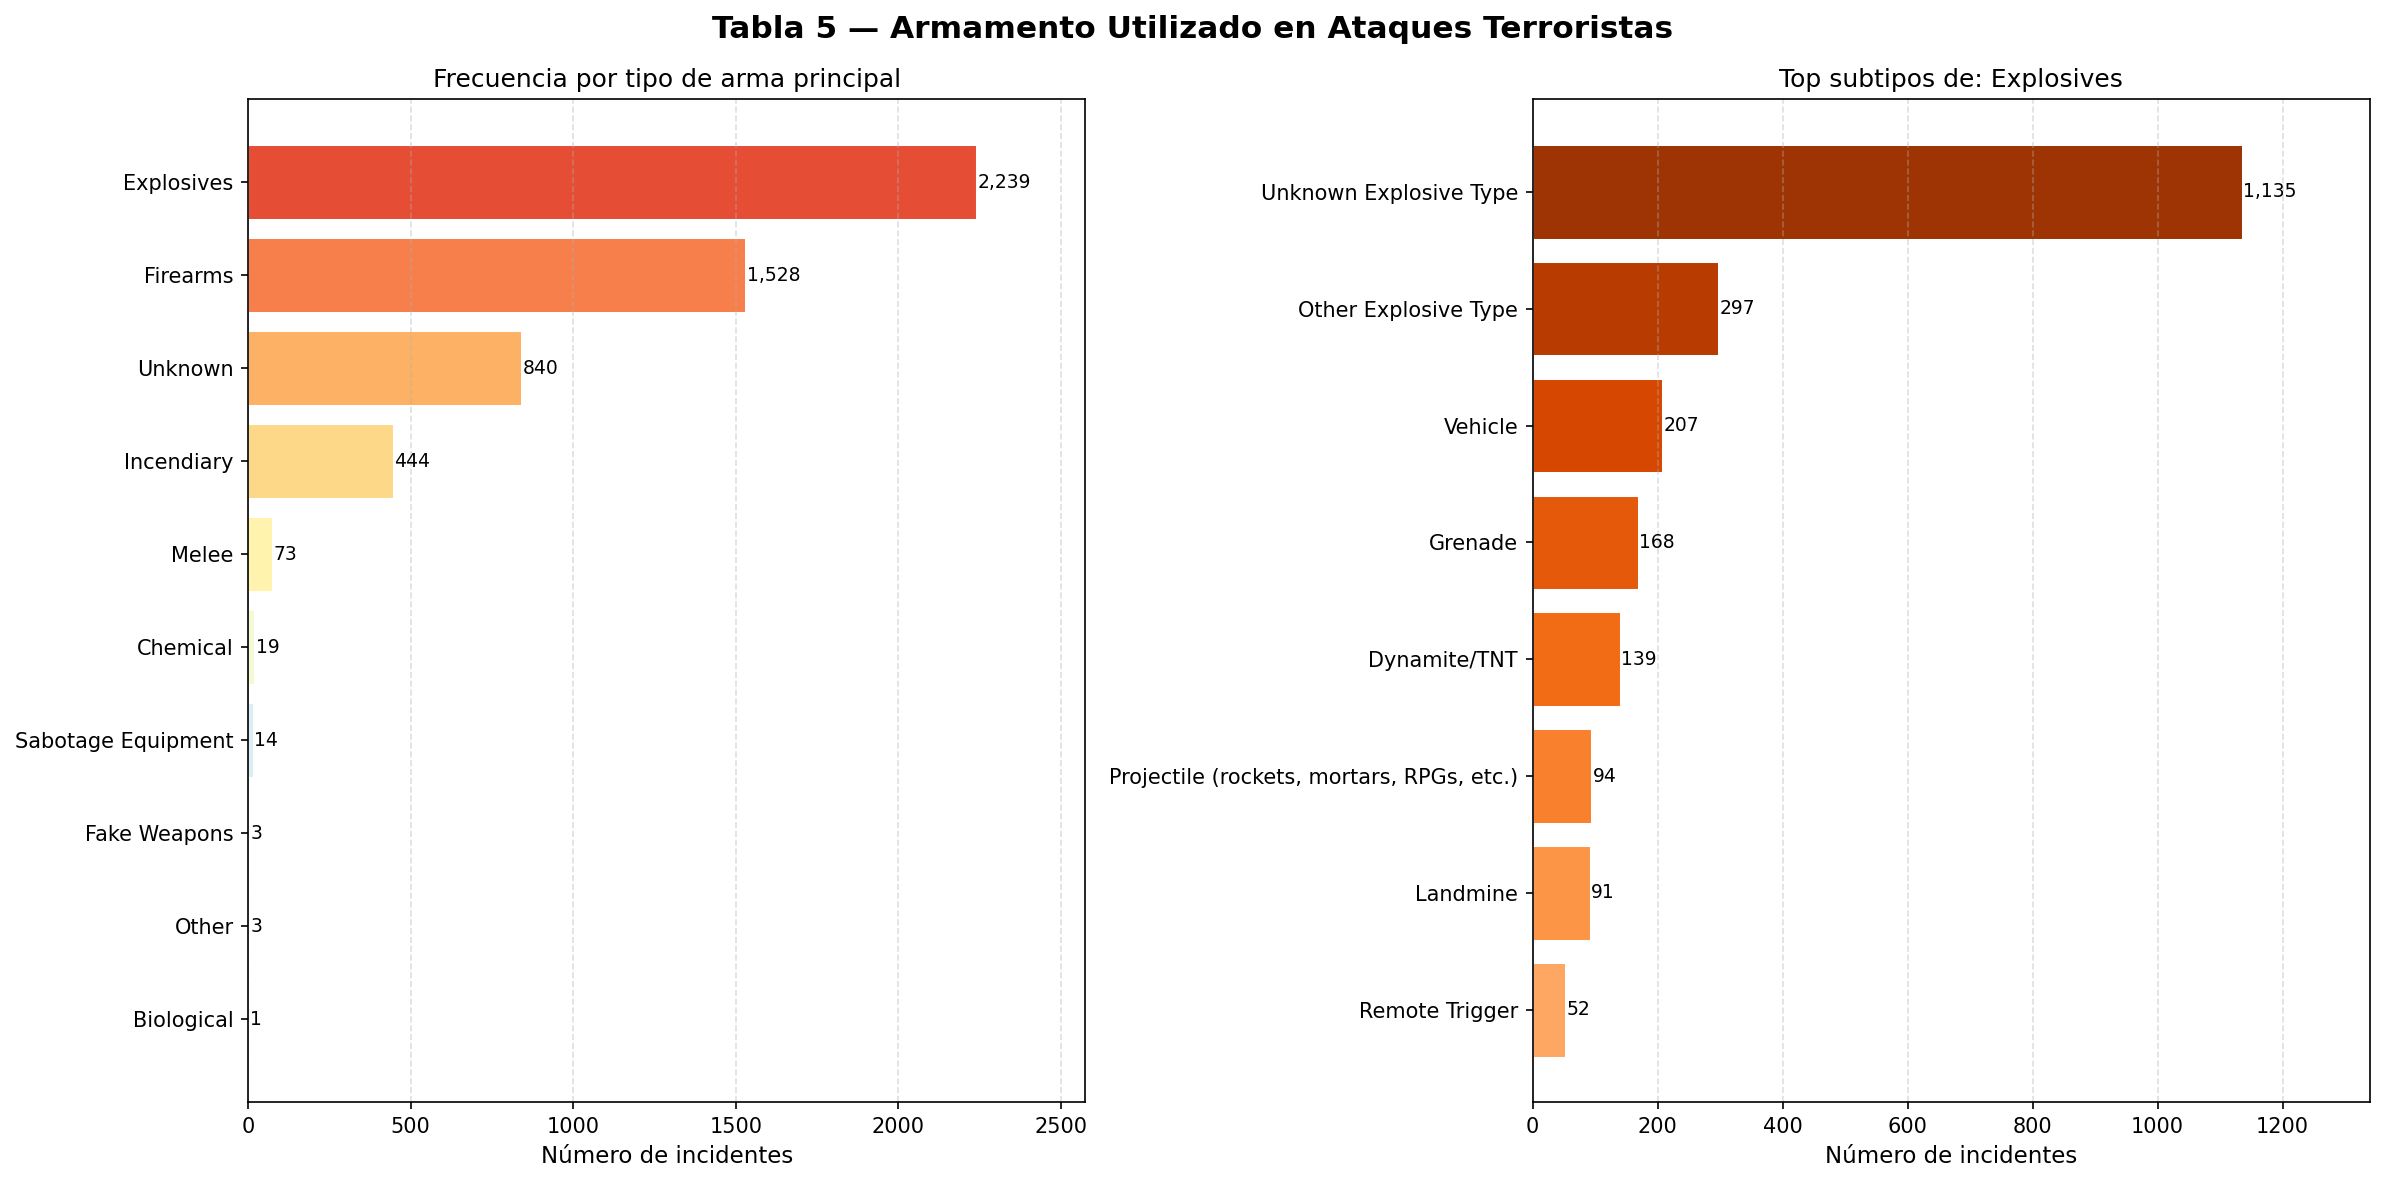

Source code (Python):
"""
Tabla 5 - Armamento
Columnas: WEAPTYPE1_TXT, WEAPSUBTYPE1_TXT, WEAPTYPE2_TXT
Gráfico: Barras horizontales - Tipos y subtipos de armas más usadas
"""

import pandas as pd
import numpy as np
import matplotlib.pyplot as plt
import matplotlib.cm as cm
import warnings
warnings.filterwarnings('ignore')

cols = ['WEAPTYPE1_TXT', 'WEAPSUBTYPE1_TXT', 'WEAPTYPE2_TXT']
df = pd.read_excel('../GTD_5156.xlsx', usecols=cols)
df['WEAPTYPE1_TXT'] = df['WEAPTYPE1_TXT'].fillna('Desconocido')
df['WEAPSUBTYPE1_TXT'] = df['WEAPSUBTYPE1_TXT'].fillna('No especificado')

# Conteo de tipo de arma principal
tipo_conteo = df['WEAPTYPE1_TXT'].value_counts()

# Top subtipos del arma más usada
arma_principal = tipo_conteo.index[0]
sub_conteo = df[df['WEAPTYPE1_TXT'] == arma_principal]['WEAPSUBTYPE1_TXT'].value_counts().head(8)

fig, axes = plt.subplots(1, 2, figsize=(16, 8))
fig.suptitle('Tabla 5 — Armamento Utilizado en Ataques Terroristas', fontsize=15, fontweight='bold')

# Panel izquierdo: tipos de arma principal
colores_tipo = cm.RdYlBu_r(np.linspace(0.15, 0.85, len(tipo_conteo)))
bars = axes[0].barh(tipo_conteo.index[::-1], tipo_conteo.values[::-1],
                    color=colores_tipo, edgecolor='white', linewidth=0.5)
axes[0].set_xlabel('Número de incidentes', fontsize=11)
axes[0].set_title('Frecuencia por tipo de arma principal', fontsize=12)
axes[0].grid(axis='x', linestyle='--', alpha=0.4)
for bar, val in zip(bars, tipo_conteo.values[::-1]):
    axes[0].text(bar.get_width() + 5, bar.get_y() + bar.get_height()/2,
                 f'{val:,}', va='center', fontsize=9)
axes[0].set_xlim(0, tipo_conteo.max() * 1.15)

# Panel derecho: subtipos del arma más usada
colores_sub = cm.Oranges(np.linspace(0.4, 0.9, len(sub_conteo)))
bars2 = axes[1].barh(sub_conteo.index[::-1], sub_conteo.values[::-1],
                     color=colores_sub, edgecolor='white', linewidth=0.5)
axes[1].set_xlabel('Número de incidentes', fontsize=11)
axes[1].set_title(f'Top subtipos de: {arma_principal}', fontsize=12)
axes[1].grid(axis='x', linestyle='--', alpha=0.4)
for bar, val in zip(bars2, sub_conteo.values[::-1]):
    axes[1].text(bar.get_width() + 2, bar.get_y() + bar.get_height()/2,
                 f'{val:,}', va='center', fontsize=9)
axes[1].set_xlim(0, sub_conteo.max() * 1.18)

plt.tight_layout()
plt.savefig('tabla5_armas_barras.png', dpi=150, bbox_inches='tight')
plt.show()
print("Guardado: tabla5_armas_barras.png")
